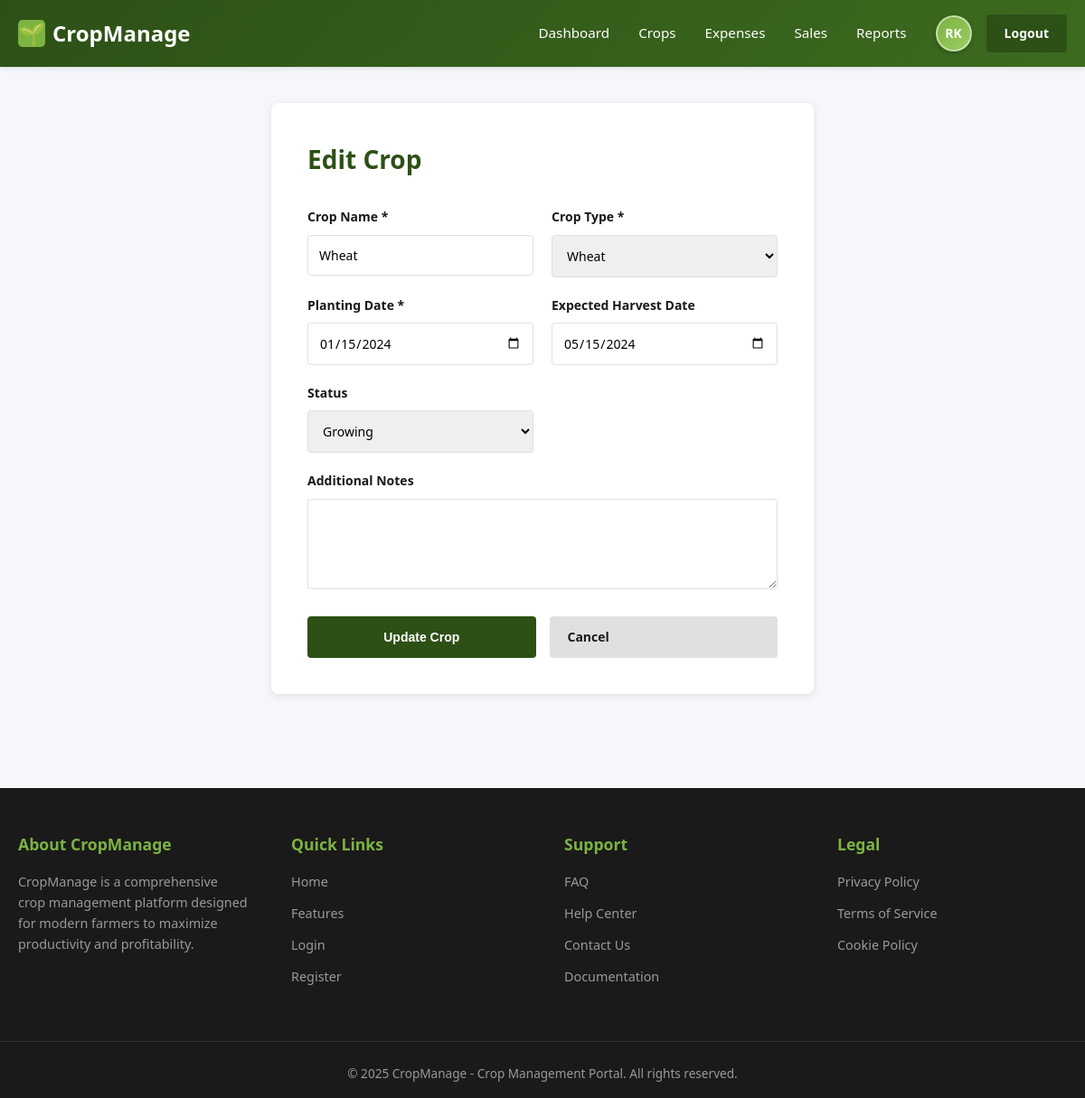
/crops/edit_crop.php?id=1 (signed in), run on the app's committed database.
### tables this page shows
CREATE TABLE IF NOT EXISTS crops (
  id INT PRIMARY KEY AUTO_INCREMENT,
  user_id INT NOT NULL,
  crop_name VARCHAR(100) NOT NULL,
  crop_type VARCHAR(100) NOT NULL,
  planting_date DATE NOT NULL,
  expected_harvest_date DATE,
  status ENUM('Planning', 'Planting', 'Growing', 'Ready to Harvest', 'Harvested') DEFAULT 'Planning',
  notes TEXT,
  created_at TIMESTAMP DEFAULT CURRENT_TIMESTAMP,
  updated_at TIMESTAMP DEFAULT CURRENT_TIMESTAMP ON UPDATE CURRENT_TIMESTAMP,
  FOREIGN KEY (user_id) REFERENCES users(id) ON DELETE CASCADE,
  INDEX idx_user_id (user_id),
  INDEX idx_status (status)
);

### crops/edit_crop.php (the view, shortened to what this page needs)
<?php
require_once '../includes/header.php';
$crop_id = intval($_GET['id'] ?? 0);
$query = "SELECT * FROM crops WHERE id = ? AND user_id = ?";
$stmt = mysqli_prepare($conn, $query);
mysqli_stmt_bind_param($stmt, 'ii', $crop_id, $user_id);
mysqli_stmt_execute($stmt);
$result = mysqli_stmt_get_result($stmt);
$crop = mysqli_fetch_assoc($result);
require_once '../includes/navbar.php';
?>
<main class="form-container">
  <div class="form-card">
    <h1>Edit Crop</h1>
    <form method="POST" class="crop-form">
      <div class="form-row">
        <div class="form-group">
          <label for="crop_name">Crop Name *</label>
          <input type="text" id="crop_name" name="crop_name" required value="<?php echo htmlspecialchars($crop['crop_name']); ?>">
        </div>
        <div class="form-group">
          <label for="crop_type">Crop Type *</label>
          <select id="crop_type" name="crop_type" required>
            <option value="Wheat" <?php echo $crop['crop_type'] === 'Wheat' ? 'selected' : ''; ?>>Wheat</option>
          </select>
        </div>
      </div>
      <div class="form-row">
        <div class="form-group">
          <label for="planting_date">Planting Date *</label>
          <input type="date" id="planting_date" name="planting_date" required value="<?php echo htmlspecialchars($crop['planting_date']); ?>">
        </div>
        <div class="form-group">
          <label for="expected_harvest_date">Expected Harvest Date</label>
          <input type="date" id="expected_harvest_date" name="expected_harvest_date" value="<?php echo htmlspecialchars($crop['expected_harvest_date'] ?? ''); ?>">
        </div>
      </div>
      <div class="form-row">
        <div class="form-group">
          <label for="status">Status</label>
          <select id="status" name="status">
            <option value="Growing" <?php echo $crop['status'] === 'Growing' ? 'selected' : ''; ?>>Growing</option>
          </select>
        </div>
      </div>
      <div class="form-group full-width">
        <label for="notes">Additional Notes</label>
        <textarea id="notes" name="notes"><?php echo htmlspecialchars($crop['notes'] ?? ''); ?></textarea>
      </div>
      <div class="form-actions">
        <button type="submit" class="btn btn-primary">Update Crop</button>
        <a href="manage_crops.php" class="btn btn-secondary">Cancel</a>
      </div>
    </form>
  </div>
</main>
<?php require_once '../includes/footer.php'; ?>

### assets/style.css (style rules this page uses)
* { margin: 0; padding: 0; box-sizing: border-box; }
:root { --primary: #2d5016; --primary-light: #4a7c27; --secondary: #8bc34a; --accent: #ff9800; --danger: #f44336; --success: #4caf50; --background: #f5f7fa; --surface: #ffffff; --text-primary: #1a1a1a; --text-secondary: #666666; --border: #e0e0e0; --shadow: 0 2px 8px rgba(0, 0, 0, 0.1); }
body { font-family: "Segoe UI", Tahoma, Geneva, Verdana, sans-serif; background-color: var(--background); color: var(--text-primary); line-height: 1.6; }
.btn-secondary { background: white; color: #2d5016; font-weight: bold; }
.btn { display: inline-block; padding: 10px 20px; border: none; border-radius: 4px; cursor: pointer; text-decoration: none; font-weight: 600; transition: all 0.3s ease; font-size: 14px; }
.btn-primary { background-color: var(--primary); color: white; }
.btn-secondary { background-color: var(--border); color: var(--text-primary); }
.form-container { max-width: 1200px; margin: 0 auto; padding: 40px 20px; }
.form-card { background: white; padding: 40px; border-radius: 8px; box-shadow: var(--shadow); max-width: 600px; margin: 0 auto; }
.form-card h1 { margin-bottom: 30px; color: var(--primary); font-size: 28px; }
.form-row { display: grid; grid-template-columns: 1fr 1fr; gap: 20px; margin-bottom: 20px; }
.form-group { display: flex; flex-direction: column; }
.form-group.full-width { grid-column: 1 / -1; }
.form-group label { font-weight: 600; margin-bottom: 8px; color: var(--text-primary); font-size: 14px; }
.form-group input, .form-group select, .form-group textarea { padding: 12px; border: 1px solid var(--border); border-radius: 4px; font-family: inherit; font-size: 14px; transition: all 0.3s ease; }
.form-group textarea { resize: vertical; min-height: 100px; }
.form-actions { display: flex; gap: 15px; margin-top: 30px; }
.form-actions .btn { flex: 1; padding: 12px 20px; }

### data on the page
crops: crop_name "Wheat", planting_date "01/15/2024", expected_harvest_date "05/15/2024", status "Growing"

### other printed values
$initials "RK"
